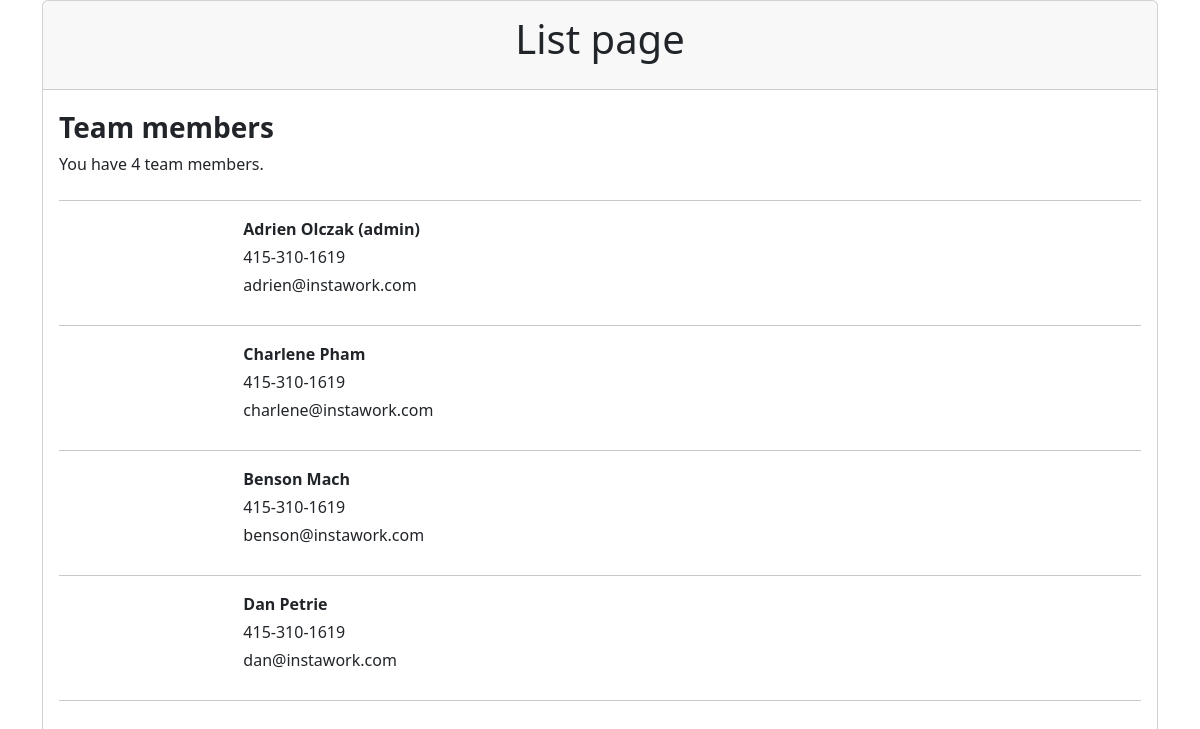
The page / on the database its author committed.
### application/models.py (models this page shows)
class TeamMember(models.Model):
    first_name = models.CharField(max_length=50)
    last_name = models.CharField(max_length=50)
    email = models.EmailField(max_length=100)
    phone_number = models.CharField(max_length=25)
    role = models.CharField(max_length=10, choices=[('regular','Regular - Can\'t delete members'),('admin','Admin - Can delete members')])

### application/views.py (the view)
# urls.py: path('', views.list, name='list'),
def list(request):
    team_members = TeamMember.objects.all().values()
    template = loader.get_template('list.html')
    context = {
        'team_members': team_members
    }
    return HttpResponse(template.render(context, request))

### application/templates/list.html (shortened to what this page needs)
{% load bootstrap5 %}
{% bootstrap_css %}
{% load bootstrap_icons %}
{% block bootstrap5_content %}
    <div class="container">
        <div class="card">
            <div class="card-header text-center pb-3">
                <p class="fs-1 mb-1">List page</p>
            </div>
            <div class="card-body pb-4">
                <p class="fs-3 fw-bold mb-1">Team members</p>
                <p class="fs-6 mb-4">You have {{ team_members.count }} team members.</p>
                <hr>
                {% for team_member in team_members %}
                    <div class="row pb-2" style="transform:rotate(0)">
                        <div class="col-2">
                        </div>
                        <div class="col">
                            <p class="fs-6 fw-bold mb-1">{{ team_member.first_name }} {{ team_member.last_name }} {% if team_member.role == 'admin' %}(admin){% endif %}</p>
                            <p class="fs-6 mb-1">{{ team_member.phone_number }}</p>
                            <p class="fs-6 mb-1">{{ team_member.email }}</p>
                        </div>
                    </div>
                        <hr>
                {% endfor %}
            </div>
        </div>
    </div>
{% endblock %}

### rows shown on the page
TeamMember: first_name "Adrien", last_name "Olczak", role "(admin)", phone_number "415-310-1619", email "adrien@instawork.com"
TeamMember: first_name "Charlene", last_name "Pham", phone_number "415-310-1619", email "charlene@instawork.com"
TeamMember: first_name "Benson", last_name "Mach", phone_number "415-310-1619", email "benson@instawork.com"
TeamMember: first_name "Dan", last_name "Petrie", phone_number "415-310-1619", email "dan@instawork.com"

### other values the page prints
{{ team_members.count }} "4"
